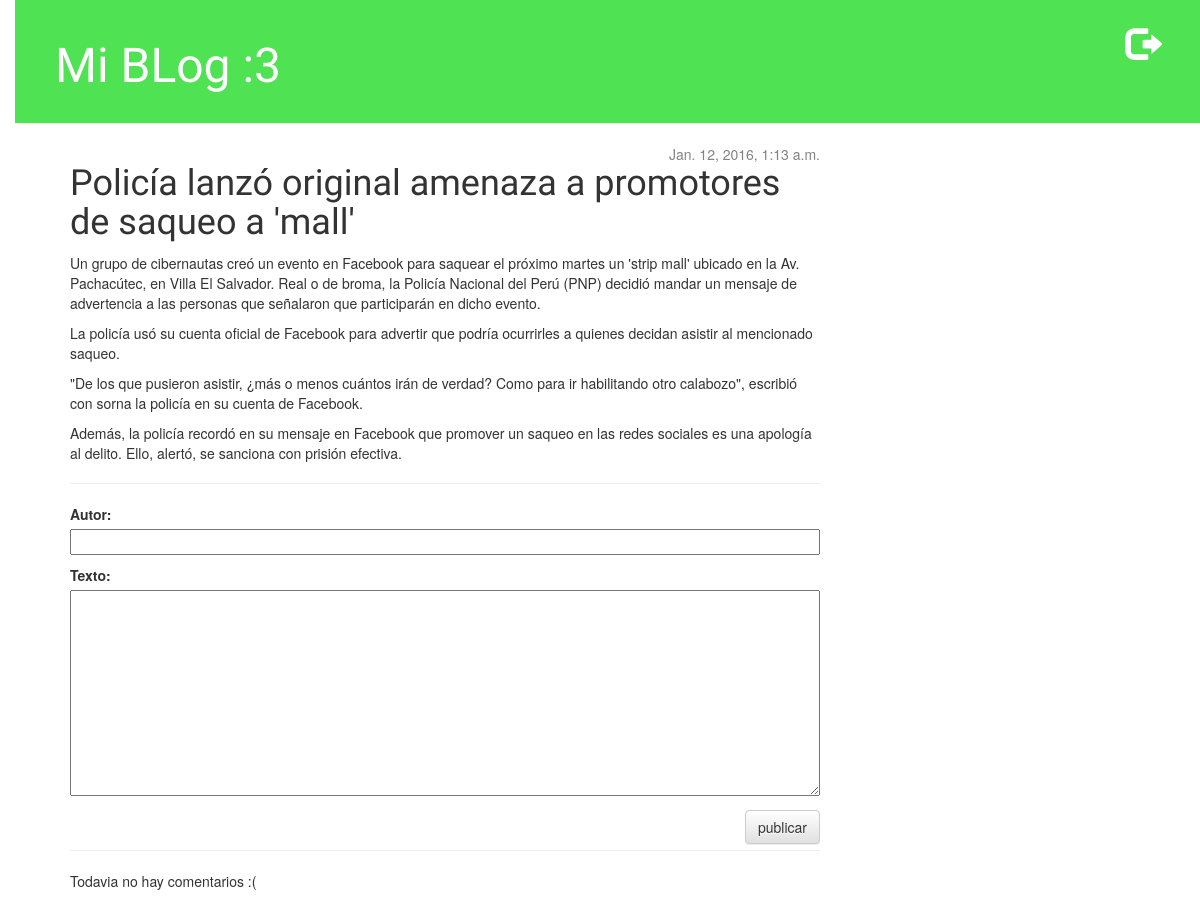
Page /post/5/comentar/ on the earlier database version.
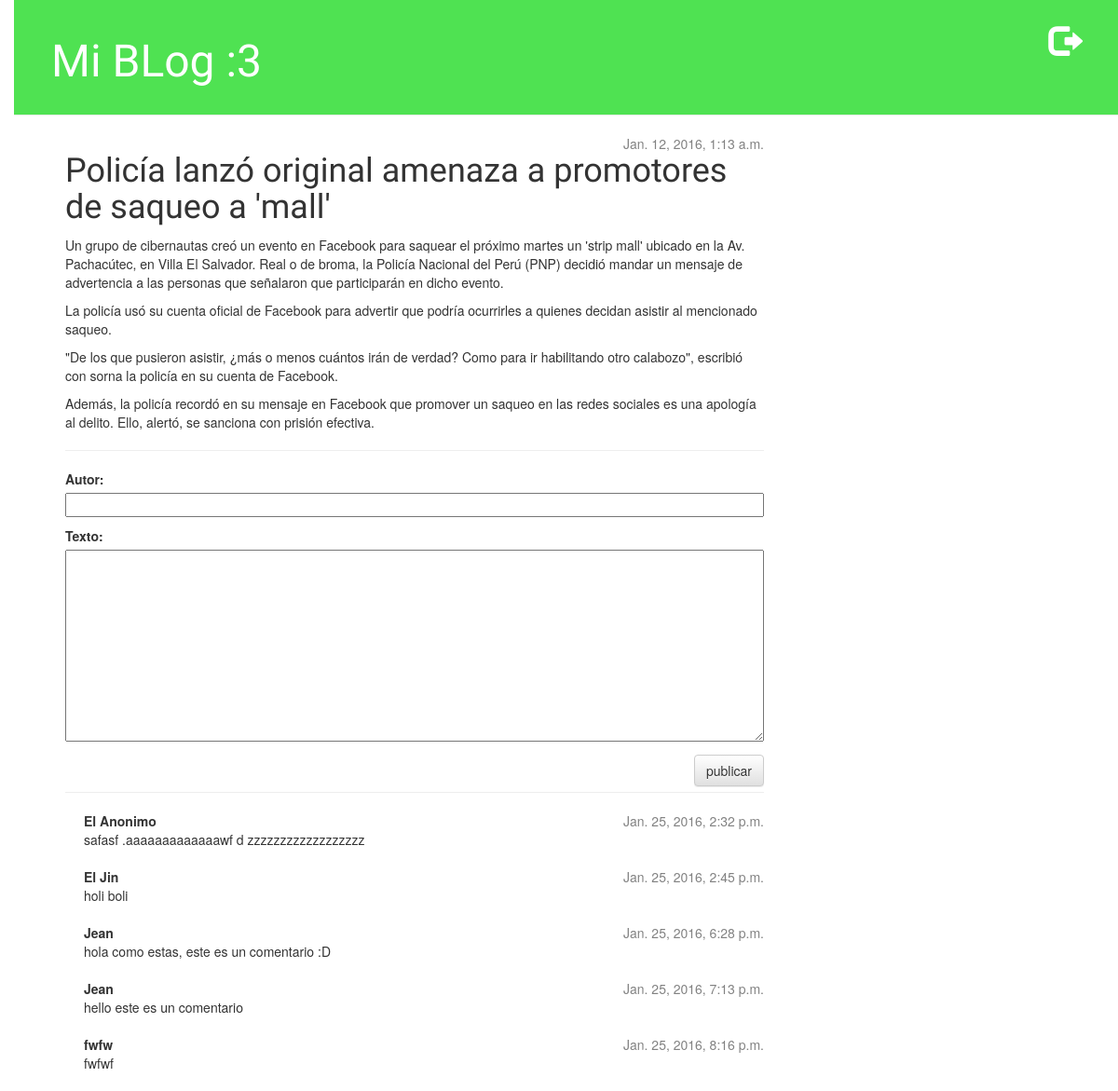
Same page on the later database version.
### blog/models.py (models this page shows, shortened)
class Post(models.Model):
	autor=models.ForeignKey('auth.User')
	titulo=models.CharField(max_length=200)
	texto=models.TextField()
	creacion_fecha=models.DateTimeField(default=timezone.now)
	publicacion_fecha=models.DateTimeField(blank=True,null=True)

class Comentario(models.Model):
	post=models.ForeignKey('Post',related_name="comentarios")
	autor=models.CharField(max_length=30)
	texto=models.TextField()
	creacion_fecha=models.DateTimeField(default=timezone.now)
	aprobado=models.BooleanField(default=False)

### blog/views.py (the view)
# urls.py: url(r'^post/(?P<post_pk>[0-9]+)/comentar/$', views.comentario_nuevo, name='comentario_nuevo'),
def comentario_nuevo(request,post_pk):
	post=get_object_or_404(Post,pk=post_pk)
	if request.method=='POST':
		form=ComentarioForm(request.POST)
		if form.is_valid():
			comentario=form.save(commit=False)
			comentario.post=post
			comentario.save()
			return redirect('post_detalle',post_pk=post.pk)
	else:
		form=ComentarioForm()
	return render(request,'blog/comentario_nuevo.html',{'form':form,'post':post})

### blog/forms.py
class ComentarioForm(forms.ModelForm):
	class Meta:
		model=Comentario
		fields=('autor','texto',)

### blog/templates/blog/comentario_nuevo.html (shortened to what this page needs)
{% extends 'blog/base.html' %}
    {% block content %}
        <div class="date">
            {% if post.publicacion_fecha %}
                {{ post.publicacion_fecha }}
            {% else %}
                <a class="btn btn-default" href="{% url 'post_publicar' post_pk=post.pk %}">publicar</a>
            {% endif %}
        </div>
        <h1>{{ post.titulo }}</h1>
        <p>{{ post.texto|linebreaks }}</p>
        <hr/>
        <form method="POST" class="post-form">
            {{form.as_p}}
            <button type="submit" class="save btn btn-default">publicar</button>
        </form>
        <br/>
        <hr/>
        {% for comentario in post.comentarios.all %}
            {% if user.is_authenticated or comentario.aprobado %}
                <div class="comentario">
                    <div class="date">
                    {{comentario.creacion_fecha}}
                    </div>
                    <strong>{{comentario.autor}}</strong>
                    <p>{{comentario.texto}}</p>
                </div>
            {% endif %}
        {% empty %}
            <p>Todavia no hay comentarios :(</p>
        {% endfor %}
    {% endblock %}

### blog/templates/blog/base.html (shortened to what this page needs)
<!DOCTYPE html>
{% load staticfiles %}
<html>
<head>
	<link rel="stylesheet" href="//maxcdn.bootstrapcdn.com/bootstrap/3.2.0/css/bootstrap.min.css">
    <link rel="stylesheet" href="//maxcdn.bootstrapcdn.com/bootstrap/3.2.0/css/bootstrap-theme.min.css">
    <link rel="stylesheet" href="{% static 'css/blog.css' %}">
</head>
<body>
    <div class="page-header">
        {% if user.is_authenticated %}
            <a href="{% url 'blog.views.post_nuevo' %}" class="top-menu"><span class="glyphicon glyphicon-plus"></span></a>
            <a href="{% url 'blog.views.post_seleccionar_lista' %}" class="top-menu"><span class="glyphicon glyphicon-edit"></span></a>
            <p class="top-menu">
                Hola {{user.username}}
                <a href="{% url "django.contrib.auth.views.logout" %}"><span class="glyphicon glyphicon-log-in"></span>
            </p>
        {% else %}
            <a href="{% url 'django.contrib.auth.views.login' %}" class="top-menu"><span class="glyphicon glyphicon-log-out"></span></a>
        {% endif %}
        <h1><a href="/">Mi BLog :3</a></h1>
    </div>
    <div class="content container">
        <div class="row">
            <div class="col-md-8">
            {% block content %}
            {% endblock %}
            </div>
        </div>
    </div>
</body>
</html>

### blog/static/css/blog.css (style rules this page uses)
h1 a { color: #FCA205; font-family: 'Roboto Condensed', sans-serif; }
body { padding-left: 15px; }
.page-header { background-color: #4FE252; margin-top: 0; padding: 20px 20px 20px 40px; }
.page-header h1, .page-header h1 a, .page-header h1 a:visited, .page-header h1 a:active { color: #ffffff; font-size: 36pt; text-decoration: none; }
.content { margin-left: 40px; }
h1, h2, h3, h4 { font-family: 'Roboto Condensed', cursive; }
.date { float: right; color: #828282; }
.save { float: right; }
.post-form textarea, .post-form input { width: 100%; }
.top-menu, .top-menu:hover, .top-menu:visited { color: #ffffff; float: right; font-size: 26pt; margin-right: 20px; }
.comentario { margin: 20px 0px 20px 20px; }

Differences in the rows shown:
added Comentario: creacion_fecha "Jan. 25, 2016, 2:32 p.m.", autor "El Anonimo", texto "safasf .aaaaaaaaaaaaawf d zzzzzzzzzzzzzzzzzz"
added Comentario: creacion_fecha "Jan. 25, 2016, 2:45 p.m.", autor "El Jin", texto "holi boli"
added Comentario: creacion_fecha "Jan. 25, 2016, 6:28 p.m.", autor "Jean", texto "hola como estas, este es un comentario :D"
added Comentario: creacion_fecha "Jan. 25, 2016, 7:13 p.m.", autor "Jean", texto "hello este es un comentario"
added Comentario: creacion_fecha "Jan. 25, 2016, 8:16 p.m.", autor "fwfw", texto "fwfwf"
Other differences:
text no longer shown: "Todavia no hay comentarios :("
